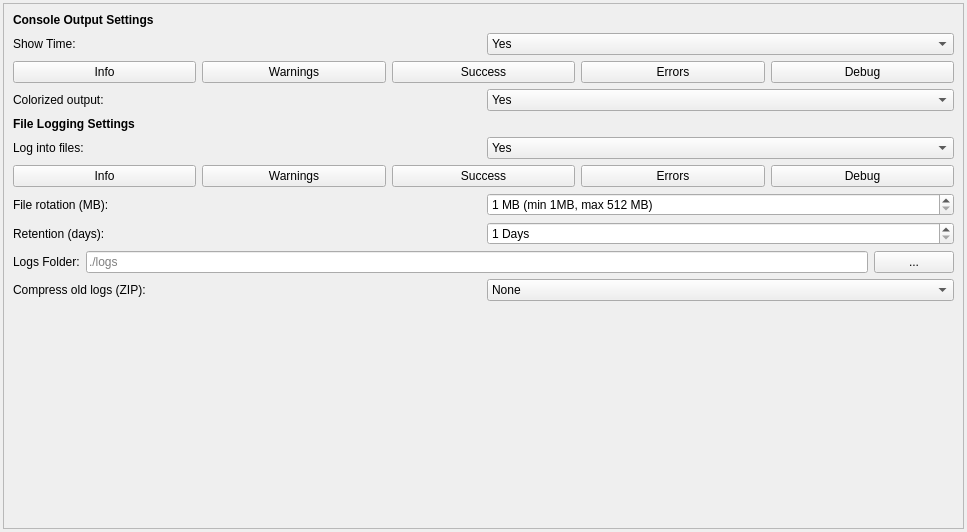
<?xml version="1.0" encoding="UTF-8"?>
<ui version="4.0">
 <class>LoggingPage</class>
 <widget class="QWidget" name="LoggingPage">
  <property name="geometry">
   <rect>
    <x>0</x>
    <y>0</y>
    <width>967</width>
    <height>532</height>
   </rect>
  </property>
  <property name="windowTitle">
   <string>XyraEngine - Logging Settings</string>
  </property>
  <layout class="QVBoxLayout" name="lyt_main">
   <property name="spacing">
    <number>3</number>
   </property>
   <property name="leftMargin">
    <number>3</number>
   </property>
   <property name="topMargin">
    <number>3</number>
   </property>
   <property name="rightMargin">
    <number>3</number>
   </property>
   <property name="bottomMargin">
    <number>3</number>
   </property>
   <item>
    <widget class="QScrollArea" name="sa_logger">
     <property name="horizontalScrollBarPolicy">
      <enum>Qt::ScrollBarAlwaysOff</enum>
     </property>
     <property name="widgetResizable">
      <bool>true</bool>
     </property>
     <widget class="QWidget" name="sa_content">
      <property name="geometry">
       <rect>
        <x>0</x>
        <y>0</y>
        <width>959</width>
        <height>524</height>
       </rect>
      </property>
      <layout class="QVBoxLayout" name="lyt_scroll">
       <item>
        <layout class="QVBoxLayout" name="lyt_console_section">
         <item>
          <widget class="QLabel" name="lbl_console_header">
           <property name="font">
            <font>
             <bold>true</bold>
            </font>
           </property>
           <property name="text">
            <string>Console Output Settings</string>
           </property>
           <property name="margin">
            <number>0</number>
           </property>
          </widget>
         </item>
         <item>
          <layout class="QHBoxLayout" name="lyt_console_time">
           <item>
            <widget class="QLabel" name="lbl_console_time">
             <property name="sizePolicy">
              <sizepolicy hsizetype="Minimum" vsizetype="Preferred">
               <horstretch>0</horstretch>
               <verstretch>0</verstretch>
              </sizepolicy>
             </property>
             <property name="text">
              <string>Show Time: </string>
             </property>
            </widget>
           </item>
           <item>
            <widget class="QComboBox" name="cb_console_time">
             <item>
              <property name="text">
               <string>Yes</string>
              </property>
             </item>
             <item>
              <property name="text">
               <string>No</string>
              </property>
             </item>
            </widget>
           </item>
          </layout>
         </item>
         <item>
          <layout class="QGridLayout" name="lyt_console_buttons">
           <item row="0" column="0">
            <widget class="QPushButton" name="btn_console_info">
             <property name="text">
              <string>Info</string>
             </property>
             <property name="checkable">
              <bool>true</bool>
             </property>
            </widget>
           </item>
           <item row="0" column="1">
            <widget class="QPushButton" name="btn_console_warning">
             <property name="text">
              <string>Warnings</string>
             </property>
             <property name="checkable">
              <bool>true</bool>
             </property>
            </widget>
           </item>
           <item row="0" column="2">
            <widget class="QPushButton" name="btn_console_success">
             <property name="text">
              <string>Success</string>
             </property>
             <property name="checkable">
              <bool>true</bool>
             </property>
            </widget>
           </item>
           <item row="0" column="3">
            <widget class="QPushButton" name="btn_console_error">
             <property name="text">
              <string>Errors</string>
             </property>
             <property name="checkable">
              <bool>true</bool>
             </property>
            </widget>
           </item>
           <item row="0" column="4">
            <widget class="QPushButton" name="btn_console_debug">
             <property name="text">
              <string>Debug</string>
             </property>
             <property name="checkable">
              <bool>true</bool>
             </property>
            </widget>
           </item>
          </layout>
         </item>
         <item>
          <layout class="QHBoxLayout" name="lyt_console_colors">
           <item>
            <widget class="QLabel" name="lbl_console_colors">
             <property name="sizePolicy">
              <sizepolicy hsizetype="Minimum" vsizetype="Preferred">
               <horstretch>0</horstretch>
               <verstretch>0</verstretch>
              </sizepolicy>
             </property>
             <property name="text">
              <string>Colorized output: </string>
             </property>
            </widget>
           </item>
           <item>
            <widget class="QComboBox" name="cb_console_colors">
             <item>
              <property name="text">
               <string>Yes</string>
              </property>
             </item>
             <item>
              <property name="text">
               <string>No</string>
              </property>
             </item>
            </widget>
           </item>
          </layout>
         </item>
        </layout>
       </item>
       <item>
        <widget class="QLabel" name="lbl_file_header">
         <property name="font">
          <font>
           <bold>true</bold>
          </font>
         </property>
         <property name="text">
          <string>File Logging Settings</string>
         </property>
        </widget>
       </item>
       <item>
        <layout class="QHBoxLayout" name="lyt_file_enabled">
         <item>
          <widget class="QLabel" name="lbl_file_enabled">
           <property name="sizePolicy">
            <sizepolicy hsizetype="Minimum" vsizetype="Preferred">
             <horstretch>0</horstretch>
             <verstretch>0</verstretch>
            </sizepolicy>
           </property>
           <property name="text">
            <string>Log into files:</string>
           </property>
          </widget>
         </item>
         <item>
          <widget class="QComboBox" name="cb_file_enabled">
           <item>
            <property name="text">
             <string>Yes</string>
            </property>
           </item>
           <item>
            <property name="text">
             <string>No</string>
            </property>
           </item>
          </widget>
         </item>
        </layout>
       </item>
       <item>
        <layout class="QGridLayout" name="lyt_file_buttons">
         <item row="0" column="0">
          <widget class="QPushButton" name="btn_file_info">
           <property name="text">
            <string>Info</string>
           </property>
           <property name="checkable">
            <bool>true</bool>
           </property>
          </widget>
         </item>
         <item row="0" column="1">
          <widget class="QPushButton" name="btn_file_warning">
           <property name="text">
            <string>Warnings</string>
           </property>
           <property name="checkable">
            <bool>true</bool>
           </property>
          </widget>
         </item>
         <item row="0" column="2">
          <widget class="QPushButton" name="btn_file_success">
           <property name="text">
            <string>Success</string>
           </property>
           <property name="checkable">
            <bool>true</bool>
           </property>
          </widget>
         </item>
         <item row="0" column="3">
          <widget class="QPushButton" name="btn_file_error">
           <property name="text">
            <string>Errors</string>
           </property>
           <property name="checkable">
            <bool>true</bool>
           </property>
          </widget>
         </item>
         <item row="0" column="4">
          <widget class="QPushButton" name="btn_file_debug">
           <property name="text">
            <string>Debug</string>
           </property>
           <property name="checkable">
            <bool>true</bool>
           </property>
          </widget>
         </item>
        </layout>
       </item>
       <item>
        <layout class="QHBoxLayout" name="lyt_file_rotation">
         <item>
          <widget class="QLabel" name="lbl_file_rotation">
           <property name="sizePolicy">
            <sizepolicy hsizetype="Minimum" vsizetype="Preferred">
             <horstretch>0</horstretch>
             <verstretch>0</verstretch>
            </sizepolicy>
           </property>
           <property name="text">
            <string>File rotation (MB): </string>
           </property>
          </widget>
         </item>
         <item>
          <widget class="QSpinBox" name="sb_file_rotation">
           <property name="suffix">
            <string> MB (min 1MB, max 512 MB)</string>
           </property>
           <property name="minimum">
            <number>1</number>
           </property>
           <property name="maximum">
            <number>512</number>
           </property>
          </widget>
         </item>
        </layout>
       </item>
       <item>
        <layout class="QHBoxLayout" name="lyt_file_retention">
         <item>
          <widget class="QLabel" name="lbl_file_retention">
           <property name="sizePolicy">
            <sizepolicy hsizetype="Minimum" vsizetype="Preferred">
             <horstretch>0</horstretch>
             <verstretch>0</verstretch>
            </sizepolicy>
           </property>
           <property name="text">
            <string>Retention (days): </string>
           </property>
          </widget>
         </item>
         <item>
          <widget class="QSpinBox" name="sb_file_retention">
           <property name="suffix">
            <string> Days</string>
           </property>
           <property name="minimum">
            <number>1</number>
           </property>
           <property name="maximum">
            <number>365</number>
           </property>
          </widget>
         </item>
        </layout>
       </item>
       <item>
        <layout class="QVBoxLayout" name="lyt_file_section">
         <item>
          <layout class="QHBoxLayout" name="lyt_file_path">
           <item>
            <widget class="QLabel" name="lbl_file_path">
             <property name="text">
              <string>Logs Folder:</string>
             </property>
            </widget>
           </item>
           <item>
            <widget class="QLineEdit" name="le_file_path">
             <property name="readOnly">
              <bool>true</bool>
             </property>
             <property name="placeholderText">
              <string>./logs</string>
             </property>
            </widget>
           </item>
           <item>
            <widget class="QPushButton" name="btn_file_browse">
             <property name="text">
              <string>...</string>
             </property>
            </widget>
           </item>
          </layout>
         </item>
         <item>
          <layout class="QHBoxLayout" name="lyt_file_compression">
           <item>
            <widget class="QLabel" name="lbl_file_compression">
             <property name="sizePolicy">
              <sizepolicy hsizetype="Minimum" vsizetype="Preferred">
               <horstretch>0</horstretch>
               <verstretch>0</verstretch>
              </sizepolicy>
             </property>
             <property name="text">
              <string>Compress old logs (ZIP):</string>
             </property>
            </widget>
           </item>
           <item>
            <widget class="QComboBox" name="cb_file_compression">
             <item>
              <property name="text">
               <string>None</string>
              </property>
             </item>
             <item>
              <property name="text">
               <string>zip</string>
              </property>
             </item>
             <item>
              <property name="text">
               <string>tar.gz</string>
              </property>
             </item>
            </widget>
           </item>
          </layout>
         </item>
        </layout>
       </item>
       <item>
        <spacer name="spc_bottom">
         <property name="orientation">
          <enum>Qt::Vertical</enum>
         </property>
         <property name="sizeHint" stdset="0">
          <size>
           <width>20</width>
           <height>40</height>
          </size>
         </property>
        </spacer>
       </item>
      </layout>
     </widget>
    </widget>
   </item>
  </layout>
 </widget>
 <resources/>
 <connections/>
</ui>
